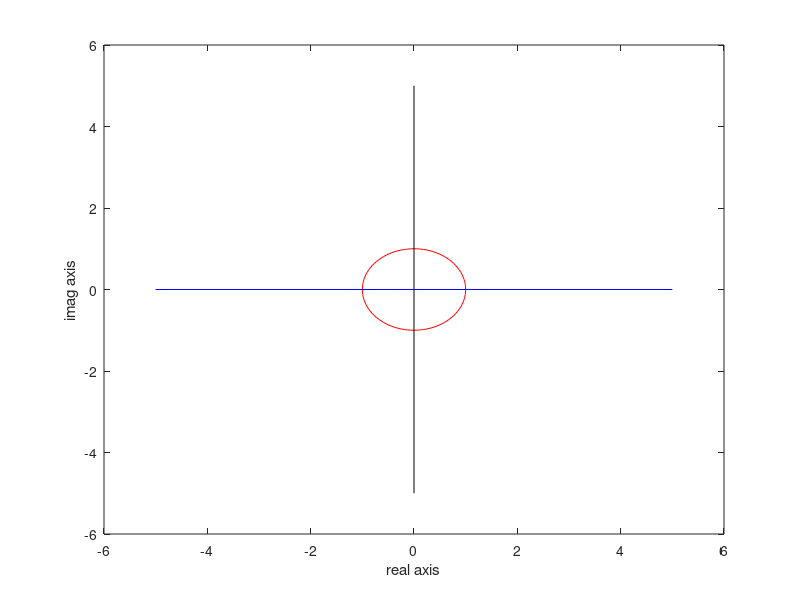

Here is the MATLAB script that generated this plot:
clear all;
clc
x_axis=-5:1:5;
y_axis=-5:1:5;
th=0:pi/50:2*pi;
x=0;
y=0;
radi_unit_cir=1;
xunit=radi_unit_cir*cos(th)+x;
yunit=radi_unit_cir*sin(th)+y;

plot(x_axis,y_axis, 'linestyle','none');
xlabel('real axis')
ylabel('imag axis')
hold on
h=plot(xunit,yunit,'r');
plot([-5 5],[0 0],'b');
plot([0 0],[-5 5],'k');
